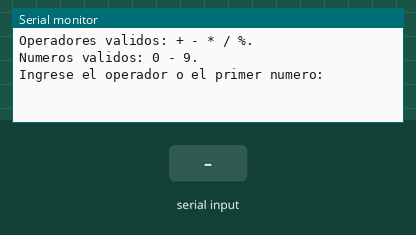
A sketch run on a simulated Arduino Uno, built with avr-gcc and run on an emulated ATmega328P. Shown: the last lines printed to the serial monitor. The test bench sets the inputs (shaded band).

Above: at 1.2 s.
1.3 s: "90,45\n" received over Serial
At 2.4 s:
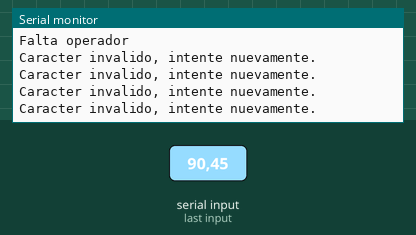
2.8 s: byte 25 (25) received over Serial
At 4.2 s:
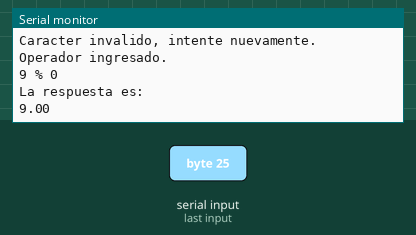

The sketch:

calculadora.ino
```cpp
/*
  Calculadora de 1 cifra. Antes: https://circuits.io/circuits/3788692-the-unnamed-circuit/edit Después: https://circuits.io/circuits/3967763-calculadora/

  El documento pedía completar el código para hacerlo funcionar,
  pero funcionaba correctamente tal como estaba.

  Lo que hice fue optimizar un poco, cambiar datatypes, eliminar
  variables o líneas innecesarias, mejorar las respuestas
  impresas para que sea menos confuso al ingresar los caracteres
  en otro orden(el código anterior aceptaba los caracteres en
  cualquier orden pero daba respuestas como si no lo hiciera), y
  hacer que las divisiones den resultados más exactos.

  Favor de leer todos los comentarios.

  Enjoy!
*/

int caracterByte = 0;
int ASCII = 0;
int aByte = 0;
int bByte = 0;
float BbYTE;//En caso de tener que hacer una división. Quería hacerlas globales e iniciarlas en las líneas 83 y 84 pero me daba error.
float AbYTE;
boolean caracter = false;//cambio a boolean para que no reserven espacio los int.
boolean aPrimero = false;
boolean bSegundo = false;
float resultado = -10;//cambio a float, inicia en -10 para que sirva igual que status (ninguna operación va a dar menos que 0-9 = -9).
//eliminé status porque se puede reemplazar con resultado, donde antes había status ahora dice resultado o no había nada.

void setup() {
  Serial.begin(9600);     // opens serial port, sets data rate to 9600 bps
  Serial.println("Operadores validos: + - * / %.");Serial.println("Numeros validos: 0 - 9.\n");
  Serial.println("Ingrese el operador o el primer numero:");//Como el código acepta los caracteres sin importar el orden, también debería responder coherentemente a cualquier orden de caracteres.
}

void loop() {
  if (Serial.available() > 0 && resultado == -10) {//agrego && resultado==10 para que no mande mensajes de error si enviamos algo después de ya obtener el resultado.
    ASCII = Serial.read();
    if(!caracter && (ASCII == 25 || ASCII == 42 || ASCII == 45 || ASCII == 47 || ASCII == 43)){
      caracterByte = ASCII;
      //Serial.println(caracterByte); esta línea supongo que es para depurar.
      Serial.println("Operador ingresado.");//De eso estamos seguros.
      if(!aPrimero)Serial.println("Falta primer numero.");
      else if(!bSegundo)Serial.println("Falta segundo numero.");//else if porque no quiero que joda diciendo que falta el segundo cuando aún no puse el primero.
      caracter = true;
    }
    else if(!aPrimero && (ASCII >= 48 && ASCII <= 57) ){
      aByte = ASCII - 48;
      Serial.print(aByte);//menciona el número ingresado.
      Serial.println(" es el primer numero ingresado.");
      if(!caracter)Serial.println("Ingrese el operador o el segundo número.");
      else if(!bSegundo)Serial.println("Falta el segundo numero.");//tenemos el operador y el primer número.
      aPrimero = true;
    }
    else if(!bSegundo && (ASCII >= 48 && ASCII <= 57) ){
      bByte = ASCII - 48;
      Serial.print(bByte);//menciona el número ingresado.
      Serial.println(" es el segundo numero ingresado.");
      if(!caracter)Serial.println("Falta operador");//Sabemos que el primer número ya se ingresó porque la única diferencia con su condicional es !aPrimero.
      bSegundo = true;
    }
    else Serial.println("Caracter invalido, intente nuevamente.");//Se ingresó algo que no se pidió antes de obtener el resultado.
  }

  if(caracter && aPrimero && bSegundo && resultado == -10){//cambio status por resultado.
    Serial.print(aByte);//parte 1/3.
    switch(caracterByte){//cambio a switch statement.
    case 43:
      Serial.print(" + ");//parte 2/3.
      resultado=aByte+bByte;
      break;//status=true; no hace falta porque resultado ha sido modificado.
    case 45:
      Serial.print(" - ");//parte 2/3.
      resultado=aByte-bByte;
      break;
    case 42:
      Serial.print(" * ");//parte 2/3.
      resultado=aByte*bByte;
      break;
    case 47:
      Serial.print(" / ");//parte 2/3.
      AbYTE = float(aByte);
      BbYTE = float(bByte);
      resultado=AbYTE/BbYTE;
      break;
    case 25:
      Serial.print(" % ");//parte 2/3.
      resultado=aByte%bByte;
    }
    //Solía haber un else que decía el error, pero eso nunca se lograría porque esta parte del código sólo se ejecuta si (caracter = true), y eso significa que sí o sí es válido.
    //El nuevo mensaje de error se encuentra en la línea 63.
    Serial.println(bByte);//parte 3/3.
    Serial.println("La respuesta es:");
    Serial.println(resultado);
  }
}
```

Measured:
- after the input at 1.3 s, the serial monitor: prints a new line at once (image 1)
- after the input at 2.8 s, the serial monitor: prints a new line at once (image 2)
